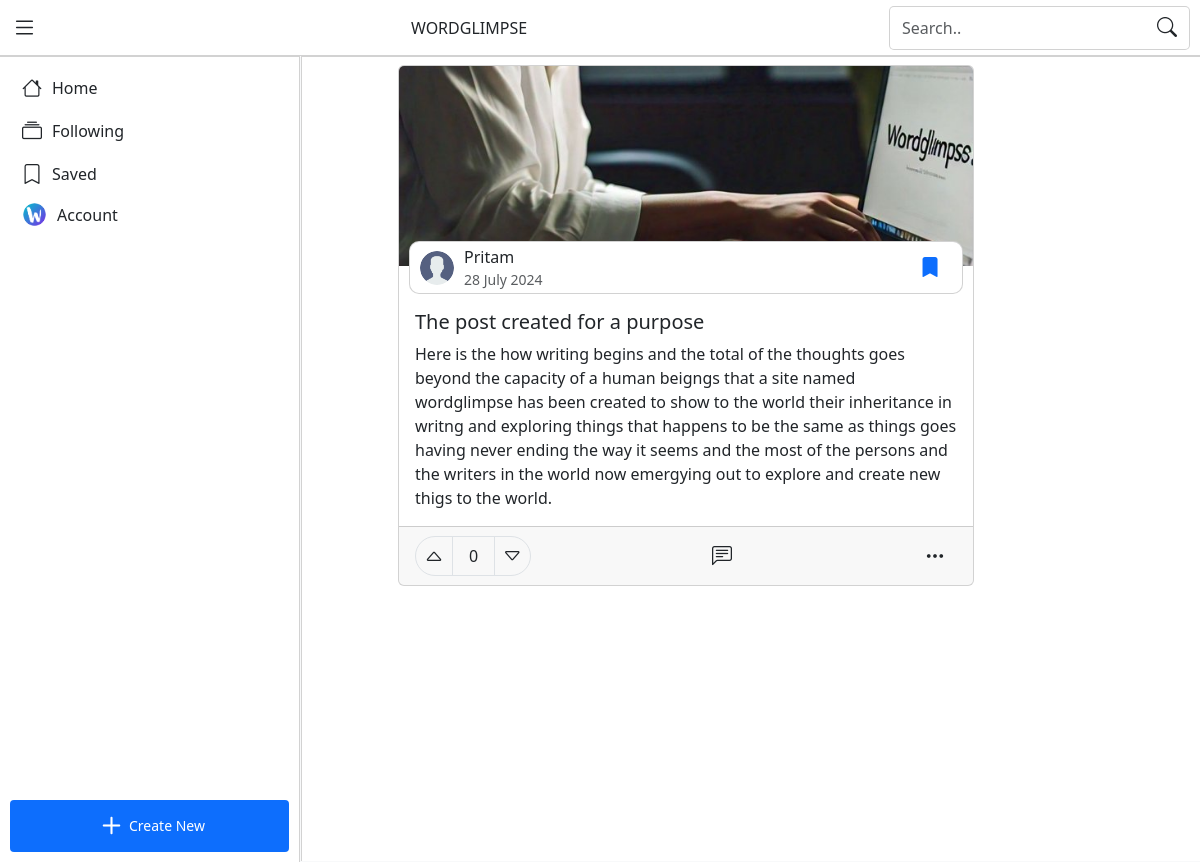
Screenshot of /post/1 (signed in) with the database file from the repository.
### tables this page shows
CREATE TABLE posts (
    id INTEGER NOT NULL PRIMARY KEY,
    user_id INTEGER NOT NULL,
    image TEXT NOT NULL,
    title TEXT NOT NULL,
    category TEXT NOT NULL,
    content TEXT NOT NULL,
    created_at DATETIME NOT NULL DEFAULT CURRENT_TIMESTAMP,
    FOREIGN KEY(user_id) REFERENCES users(id) ON DELETE CASCADE
);

CREATE TABLE users (
    id INTEGER NOT NULL PRIMARY KEY,
    fname TEXT NOT NULL,
    lname TEXT,
    email TEXT NOT NULL UNIQUE,
    password TEXT NOT NULL, -- hashed password
    avatar TEXT,
    cover TEXT,
    bio TEXT,
    profession TEXT,
    public_email TEXT, -- Visiable email in profile
    username TEXT UNIQUE,
    -- Social media
    facebook TEXT,
    github TEXT,
    linkedin TEXT,
    instagram TEXT,
    twitter TEXT,
    website TEXT,
    -- Account Info
    created_at DATETIME NOT NULL DEFAULT CURRENT_TIMESTAMP,
    last_active DATETIME,
    -- Settings
    offer_messaging INTEGER DEFAULT 1, -- INTEGER 0 for no or 1 for yes
    post_reported_times INTEGER DEFAULT 0 -- Times reported post by other users
);

### user/post_handler.py (the view)
@post_bp.route("/post/<int:post_id>")
def post(post_id):
    if not db.execute("SELECT id FROM posts WHERE id = ?", post_id):
        return apology("Post not found", 404)
    post, author, upvotes, downvotes, saved, voted, comments  = get_post_by_id(post_id, detailed=True)
    return render_template("post.html", post=post, author=author, upvotes=upvotes, downvotes=downvotes, saved=saved, voted=voted, comments=comments)

### app.py (called while the page is built)
@app.after_request
def after_request(response):
    response.headers["Cache-Control"] = "no-cache, no-store, must-revalidate"
    response.headers["Expires"] = 0
    response.headers["Pragma"] = "no-cache"
    return response

@app.template_filter('format_date')
def format_date(d):
    d = datetime.strptime(d, '%Y-%m-%d %H:%M:%S')
    return d.strftime('%d %B %Y')

@app.template_filter('short_number')
def short_number_format(value):
    if value >= 1_000_000:
        formatted_value = f'{value / 1_000_000:.1f}M'
    elif value >= 1_000:
        formatted_value = f'{value / 1_000:.1f}k'
    else:
        return str(value)
    if formatted_value.endswith('.0k'):
        formatted_value = formatted_value[:-3] + 'k'
    elif formatted_value.endswith('.0M'):
        formatted_value = formatted_value[:-3] + 'M'
    return formatted_value

@app.context_processor
def inject_user():
    if session.get("user_id") is None:
            return dict(categories=CATEGORIES)
    users = db.execute("SELECT * FROM users WHERE id = ?", session["user_id"])
    if len(users) == 0:
        """If user is not found, logout"""
        session.clear()
        return redirect("/")
    return dict(categories=CATEGORIES, user=users[0])

### templates/post.html (shortened to what this page needs)
{% extends "layout.html" %}
{% block content %}
    <section class="middle-content p-2">
        <div class="middle-content-small">
            <div class="card mb-5">
                <img src="{{ post.image }}" class="post-img" alt="Post">
                <div class="card-header">
                    <a href="/profile/{{ author.id }}" class="post-author-link">
                        <img src="{% if author.avatar %}{{ author.avatar }}{% else %}/static/image/user.png{% endif %}" alt="Profile Photo" class="post-author-img">
                        <div class="d-flex flex-column">
                            <span>{{ author.fname }}</span>
                            <small class="text-body-secondary">{{ post.created_at|format_date }}</small>
                        </div>
                    </a>
                    {% if user %}
                        <button type="button" class="btn" onclick="save_post(this, '{{ post.id }}')">
                            <i class="bi bi-bookmark{% if saved %}-fill text-primary{% endif %}"></i>
                        </button>
                    {% else %}
                        <button type="button" class="btn" data-bs-toggle="modal" data-bs-target="#loginRequiredModal">
                            <i class="bi bi-bookmark"></i>
                        </button>
                    {% endif %}
                </div>
                <div class="card-body">
                    <h5 class="card-title">{{ post.title }}</h5>
                    <p class="card-text">{{ post.content }}</p>
                </div>
                <div class="card-footer">
                    <div class="d-flex flex-row align-items-center justify-content-between">
                        <div class="btn-group btn-group-sm border rounded-pill">
                            <button type="button" class="btn" id="up_vote_btn_{{ post.id }}" onclick="vote_post('{{ post.id }}')">
                                <i class="bi bi-caret-up{% if voted and voted == 1 %}-fill text-primary{% endif %}"></i>
                            </button>
                            <div class="px-3 border-start border-end d-flex flex-column align-items-center justify-content-center">
                                <span id="total_vote_{{ post.id }}">{{ upvotes|short_number }}</span>
                            </div>
                            <button type="button" class="btn" id="down_vote_btn_{{ post.id }}" onclick="vote_post('{{ post.id }}')">
                                <i class="bi bi-caret-down{% if voted and voted == -1 %} text-danger{% endif %}"></i>
                            </button>
                        </div>
                        <button type="button" class="btn" data-bs-toggle="modal" data-bs-target="#commentModal">
                            <i class="bi bi-chat-left-text"></i>
                        </button>
                        <div class="dropup-left dropup">
                            <button class="btn" type="button" data-bs-toggle="dropdown" aria-expanded="false">
                                <i class="bi bi-three-dots"></i>
                            </button>
                        </div>
                    </div>
                </div>
            </div>
        </div>
    </section>
{% endblock %}

### templates/layout.html (shortened to what this page needs)
{% extends 'base.html' %}
{% block body %}
    <header class="fixed-top bg-body d-flex flex-row justify-content-between align-items-center">
        <button type="button" class="btn" title="Menu" data-bs-toggle="offcanvas" data-bs-target="#leftMenu" aria-controls="leftMenu">
            <i class="bi bi-list" style="font-size:25px;"></i>
        </button>
        <a href="/" title="Wordglimpse" class="navbar-brand">WORDGLIMPSE</a>
        <div class="d-none d-sm-inline-block" id="searchContainer">
            <form action="/search" method="get" class="bg-body d-flex flex-row align-items-center" id="searchForm">
                <input class="form-control" type="search" name="q" id="searchInput" placeholder="Search.." autocomplete="off" autofocus>
                <button type="submit" class="btn" title="Search">
                    <i class="bi bi-search"></i>
                </button>
            </form>
        </div>
    </header>
    <main class="tab-content main bg-body" id="mainTabContent">
        <div class="tab-pane fade" id="content-tab-pane" role="tabpanel" aria-labelledby="content-tab" tabindex="0">
            {% block content %}{% endblock %}
        </div>
    </main>
    <nav class="sidenav-md-left d-block d-md-flex flex-column justify-content-between bg-body">
        <div class="bottom-nav bg-body" role="tablist">
            <button class="btn active" type="button" title="Home" id="home-tab" data-bs-toggle="tab" data-bs-target="#home-tab-pane" role="tab" aria-controls="home-tab-pane" aria-selected="false" onclick="load_content('/')">
                <i class="bi bi-house"></i>
                <span>Home</span>
            </button>
            <button class="btn" type="button" title="Following" {% if user %} id="following-tab" data-bs-toggle="tab" data-bs-target="#following-tab-pane" role="tab" aria-controls="following-tab-pane" aria-selected="true" onclick="load_content('/following')" {% else %} data-bs-toggle="modal" data-bs-target="#loginRequiredModal" {%endif %}>
                <i class="bi bi-collection"></i>
                <span>Following</span>
            </button>
            <button class="btn" type="button" title="Saved" {% if user %} id="saved-tab" data-bs-toggle="tab"
                data-bs-target="#saved-tab-pane" role="tab" aria-controls="saved-tab-pane" aria-selected="true"
                onclick="load_content('/saved')" {% else %} data-bs-toggle="modal" data-bs-target="#loginRequiredModal" {%
                endif %}>
                <i class="bi bi-bookmark"></i>
                <span>Saved</span>
            </button>
            <button class="btn" type="button" title="Account" {% if user %} data-bs-toggle="offcanvas"
                data-bs-target="#sideNav" aria-controls="sideNav" {% else %} data-bs-toggle="modal"
                data-bs-target="#loginRequiredModal" {% endif %}>
                {% if user %}
                    <img src="{% if user.avatar %}{{ user.avatar }}{% else %}/static/image/user.png{% endif %}" title="Account">
                {% else %}
                    <i class="bi bi-person-circle"></i>
                {% endif %}
                <span>Account</span>
            </button>
        </div>
        <div class="d-none d-md-flex justify-content-center align-items-center">
            <button class="btn btn-sm p-0 btn-primary d-flex justify-content-center align-items-center" type="button"
                title="Create New" style="width:100%;max-width: 300px;" {% if user %} data-bs-toggle="offcanvas"
                data-bs-target="#newPostCard" aria-controls="newPostCard" {% else %} data-bs-toggle="modal"
                data-bs-target="#loginRequiredModal" {% endif %}>
                <i class="bi bi-plus" style="font-size:35px;"></i>
                <span>Create New</span>
            </button>
        </div>
    </nav>
{% endblock %}

### templates/base.html (shortened to what this page needs)
<!DOCTYPE html>
<html lang="en">
<head>
    <link rel="stylesheet" href="https://cdn.jsdelivr.net/npm/bootstrap-icons@1.11.3/font/bootstrap-icons.min.css">
    <link href="https://cdn.jsdelivr.net/npm/bootstrap@5.3.3/dist/css/bootstrap.min.css" rel="stylesheet">
    <link rel="stylesheet" href="/static/css/styles.css">
</head>
<body class="{% block bgColor %}bg-body-tertiary{% endblock %}" data-bs-theme="light">
    {% block body %}{% endblock %}
</body>
</html>

### static/css/styles.css (style rules this page uses)
* { -ms-overflow-style: none; scrollbar-width: none; }
.bi { font-size: 20px; }
.btn { border:none; }
.card-header { display: flex; flex-direction: row; align-items: center; justify-content: space-between; gap: 10px; background-color: var(--bs-body-bg); padding: 3px 10px; border: 1px solid var(--bs-border-color-translucent); border-radius: 10px; width: calc(100% - 20px); margin:auto; position: relative; margin-top: -25px; }
.post-img { width:100%; height: 200px; object-fit:cover; border-top-left-radius:5px; border-top-right-radius:5px; background-color: var(--bs-body-tertiary); }
.post-author-img { width:34px; height: 34px; object-fit:cover; border-radius: 50%; }
.post-author-link { display: flex; flex-direction: row; align-items: center; gap: 10px; text-decoration: none; color: var(--bs-body-color); }
header { padding: 0.5px 0; border-bottom: 1px solid var(--bs-border-color-translucent); z-index: 999; }
.main { border-top: 1px solid var(--bs-border-color-translucent); border-bottom: 1px solid var(--bs-border-color-translucent); position: fixed; top: 49px; bottom: 65px; left: 0; right: 0; overflow-y: auto; }
.middle-content { width: 100%; max-width: 768px; }
.middle-content-small { width:100%; max-width: 576px; margin:auto; }
.sidenav-md-left { position: fixed; bottom: 0; left: 0; right: 0; z-index: 999; border-top: 1px solid var(--bs-border-color-translucent); }
.bottom-nav { display: flex; flex-direction: row; align-items: center; justify-content: space-around; }
.bottom-nav .btn { display: flex; flex-direction: column; align-items: center; justify-content: center; }
.bottom-nav .btn img { width: 25px; height: 25px; object-fit: cover; border: 1.5px solid #fff; border-radius: 50%; }
.bottom-nav .btn span { font-size: 70%; }
@media screen and (min-width:576px) { .main { top: 54px; } }
@media screen and (min-width:576px) { #searchContainer { background-color: var(--bs-body-bg); padding-top: 5px; padding-bottom: 5px; padding-right: 10px; } }
@media screen and (min-width:576px) { #searchForm { padding: 0; border: 1px solid var(--bs-border-color-translucent); border-radius: 5px; } }
@media screen and (min-width:576px) { #searchInput { border:none; } }
@media screen and (min-width:768px) { .main { top: 56px; bottom:1px; left: calc(25% + 1px); border-left: 1px solid var(--bs-border-color-translucent); border-bottom: 0; } }
@media screen and (min-width:768px) { .sidenav-md-left { top: 56px; width: 25%; padding: 10px; border-right: 1px solid var(--bs-border-color-translucent); } }
@media screen and (min-width:768px) { .bottom-nav { flex-direction: column; align-items: flex-start; justify-content: flex-start; } }
@media screen and (min-width:768px) { .bottom-nav .btn { width: 100%; flex-direction: row; justify-content: flex-start; gap: 10px; margin-bottom: 1px; } }
@media screen and (min-width:768px) { .bottom-nav .btn span { font-size: 100%; } }

### rows the page displays
posts: image (picture), created_at "28 July 2024", title "The post created for a purpose", content "Here is the how writing begins and the total of the thoughts goes beyond the capacity of a human beigngs that a site named wordglimpse has been created to show to the world their inheritance in writng and exploring things that happens to be the same as things goes having never ending the way it seems and the most of the persons and the writers in the world now emergying out to explore and create new thigs to the world."
users: fname "Pritam"
users: avatar (picture)

### other values shown
{{ upvotes|short_number }} "0"
